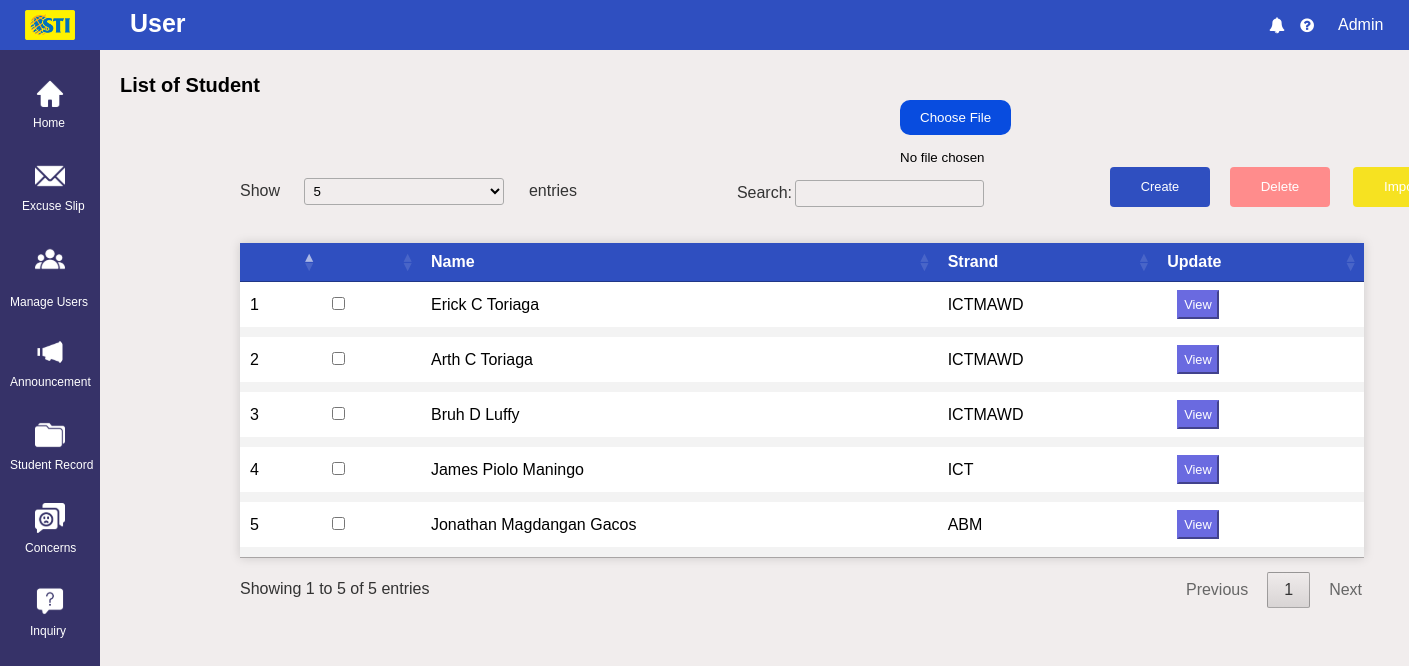
Page /Admin/Lists_of_Student.php on the committed database.
### tables this page shows
CREATE TABLE `student` (
  `Student_ID` int(255) NOT NULL,
  `Parent_ID` int(255) NOT NULL,
  `First_Name` varchar(500) NOT NULL,
  `Middle_Name` varchar(500) NOT NULL,
  `Last_Name` varchar(500) NOT NULL,
  `Gender` varchar(100) NOT NULL,
  `Birthdate` date NOT NULL,
  `Strand` varchar(500) NOT NULL,
  `Year_Level` varchar(500) NOT NULL,
  `Section` varchar(500) NOT NULL,
  `Address` varchar(500) NOT NULL,
  `City` varchar(200) NOT NULL,
  `Province` varchar(200) NOT NULL,
  `Postcode` int(255) NOT NULL,
  `Telephone_No` int(255) NOT NULL,
  `Mobile_No` int(255) NOT NULL
);

### Admin/Lists_of_Student.php (the view, shortened to what this page needs)
<?php
    require 'config.php';
?>
<!DOCTYPE html>
<html lang="en">
<head>
    <link rel="stylesheet" href="Lists_of_Student.css">
    <link href="css/jquery.dataTables.min.css" rel="stylesheet">
    <link rel="stylesheet" href="https://stackpath.bootstrapcdn.com/font-awesome/4.7.0/css/font-awesome.min.css">
</head>
<body>
    <div class="container">
        <div class="navigation">
            <ul>
                <li>
                    <a href="">
                    </a>
                </li>
                <li>
                    <a href="dash.php">
                    <span class="icon"><img src="images/sidebar_menu/Home.svg" alt=""></span>
                    <span class="title1" ><br>Home</span>
                    </a>
                </li>
                <li>
                    <a href="Lists_of_Excuse_Letter.php">
                    <span class="icon"><img src="images/sidebar_menu/Excuse_slip.svg" alt=""></span>
                    <span class="title2" ><br>Excuse Slip</span>
                    </a>
                </li>
                <li><a href="">
                    <div class="dropdown1">
                        <span class="icon" style="padding-top: -100px;"><img src="images/sidebar_menu/Manage_Users.svg" alt=""></span>
                        <a class="dropbtn1" style="margin-top: -40px;">
                            <span class="title">Manage Users</span>
                        </a>
                    </div></a>
                </li>
                <li>
                    <a href="Lists_of_Announcement.php">
                    <span class="icon"><img src="images/sidebar_menu/Announcement.svg" alt=""></span>
                    <span class="title" ><br>Announcement</span>
                    </a>
                </li>
                <li>
                    <a href="Student_Record.php">
                    <span class="icon"><img src="images/sidebar_menu/Student_Record.svg" alt=""></span>
                    <span class="title" ><br>Student Record</span>
                    </a>
                </li>
                <li>
                    <a href="Lists_of_Concerns.php">
                    <span class="icon"><img src="images/sidebar_menu/Concerns.svg" alt=""></span>
                    <span class="title3" ><br>Concerns</span>
                    </a>
                </li>
                <li>
                    <a href="List_of_Inquiries.php">
                    <span class="icon"><img src="images/sidebar_menu/Inquiry.svg" alt=""></span>
                    <span class="title4" ><br>Inquiry</span>
                    </a>
                </li>
            </ul>
        </div>
        <div class="main">
            <span id="logo"><img src="images/sti_logo.png" alt=""></span>
            <div class="topbar">
                <div class="toptitle">
                    <h2>User</h2>
                </div>
                <div class="icons">
                    <i class="fa fa-bell"></i>
                    <i class="fa fa-question-circle"></i>
                </div>
                <div class="dropdown">
                    <button class="dropbtn">Admin</button>
                </div>
                </div>
                </div>
                <div class="main1">
                    <div class="title2" >
                      <h1>List of Student</h1>
                      <div class="bot">
                        <span class="create">
                            <form action="Manage_Student.php" method="POST">
                            <input type="submit" class="btn btn-primary btn-lg" value="Create">
                            </form>
                        </span>
                      <span class="delete"><input type="submit" value="Delete" id="delete_records"></span>
                      <form action="" method="POST" enctype="multipart/form-data">
                      <input type="file" id="inputFile" style="width:88%; margin-top: 33px; margin-right: -85px; " name="excel" onchange="readURL(this);" required/>
                      <span class="import"><input type="submit" name="imports" value="Import"></span>
                      </form>
                    </div>
                    </div>
                </div>
                </div>
                <div class="card-header">
                    <table id="myDataTable" class="hover" style="margin-left: 80px;">
                        <thead>
                            <tr>
                                <th></th>
                                <th></th>
                                <th >Name</th>
                                <th>Strand</th>
                                <th>Update</th>
                            </tr>
                        </thead>
                        <tbody>
                            <?php
                                $i = 1;
                                $query = "SELECT *, CONCAT(First_Name,' ',Middle_Name,' ',Last_Name) AS Names FROM `student`";
                                $query_run = mysqli_query($link, $query);
                                    foreach($query_run as $student) :
                                        ?>
                                        <tr>
                                            <td> <?php echo $i++; ?> </td>
                                            <td>
                                                <input type="checkbox" class="emp_checkbox" data-emp-id="<?= $student['Student_ID']; ?>">
                                            </td>
                                            <td><?= $student['Names']; ?></a></td>
                                            <td><?= $student['Strand']; ?></td>
                                            <td><a href="Student_Update.php?id=<?= $student['Student_ID']; ?>"><button type="submit" class="btn btn-update" style="margin-left: 10px;">View</button></a></td>
                                        </tr>
                                        <?php endforeach; ?>
                        </tbody>
                    </table>
                </div>
</body>
</html>

### Admin/Lists_of_Student.php (style rules this page uses)
.card-header { margin-left: 130px; text-align: center; margin-top: -60px; }
table.dataTable th, table.dataTable td { border-bottom: 10px solid #f3f3f3; font-size: 16px; }
table.dataTable td { background-color: white; height: 10px; }

### rows in the picture
student: Names "Erick C Toriaga", Strand "ICTMAWD"
student: Names "Arth C Toriaga", Strand "ICTMAWD"
student: Names "Bruh D Luffy", Strand "ICTMAWD"
student: Names "James Piolo Maningo", Strand "ICT"
student: Names "Jonathan Magdangan Gacos", Strand "ABM"
